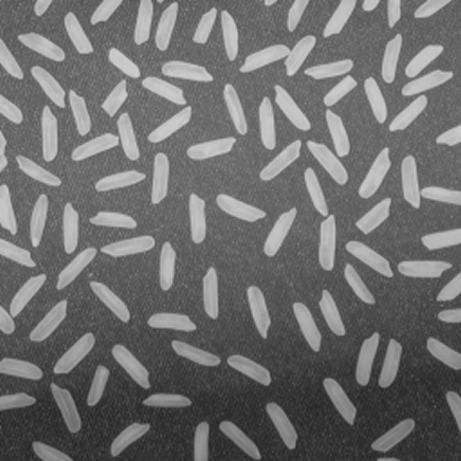
#> input picture tp_2/images_TP1-2/1_wIXlvBeAFtNVgJd49VObgQ.png, 461 x 461 px, found by its file name
$ python index.py
#> lines starting #> are read from the running program, lines starting #| are printed output that depends on the picture; after the words box and inside, x2 and y2 are one past the last pixel; in counts of white or black regions, pixels touching at a corner belong together
# [120 lines of commented-out code are left out]


import cv2
import numpy as np
import matplotlib.pyplot as plt

# Liste des noms de fichiers des images à tester
image_files = [
    '/home/oem/github.com/TRAITEMENT_IMAGES/tp_2/images_TP1-2/1_wIXlvBeAFtNVgJd49VObgQ.png',
    '/home/oem/github.com/TRAITEMENT_IMAGES/tp_2/images_TP1-2/1_wIXlvBeAFtNVgJd49VObgQ.png_Salt_Pepper_Noise1.png',
    '/home/oem/github.com/TRAITEMENT_IMAGES/tp_2/images_TP1-2/1_wIXlvBeAFtNVgJd49VObgQ_sinus.png',
    '/home/oem/github.com/TRAITEMENT_IMAGES/tp_2/images_TP1-2/1_zd6ypc20QAIFMzrbCmJRMg.png'
]

# Bruit gaussien standard
noise_std = 25

# Tailles de noyau pour les filtres
kernel_sizes = [3, 5, 7]

# Boucle sur les images
for image_file in image_files:
    # Charger l'image en niveaux de gris
    image = cv2.imread(image_file, cv2.IMREAD_GRAYSCALE)
#> image is the input picture: shape (461, 461); min 34, max 211, mean 110.8

    # Bruit gaussien ajouté à l'image (pour les tests)
    noise = np.random.normal(0, noise_std, image.shape).astype(np.uint8)
    noisy_image = cv2.add(image, noise)
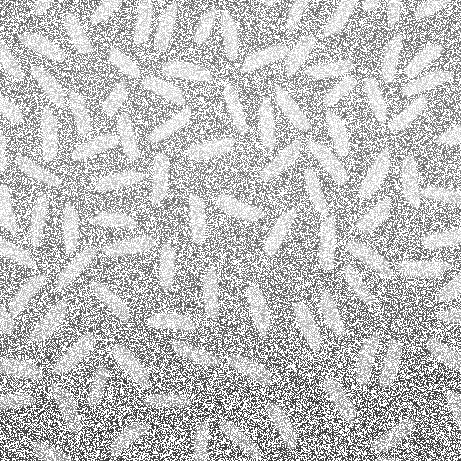
#> noisy_image: shape (461, 461); min 38, max 255, mean 190.1

    # Créer une nouvelle figure pour chaque image
    plt.figure(figsize=(16, 8))
    plt.subplot(2, 8, 1)
    plt.imshow(noisy_image, cmap='gray')
    plt.title('Image bruitée')
    plt.axis('off')

    # Appliquer le filtre moyenneur avec différentes tailles de noyau
    for i, kernel_size in enumerate(kernel_sizes):
        filtered_image = cv2.blur(noisy_image, (kernel_size, kernel_size))
        plt.subplot(2, 8, i + 2)
        plt.imshow(filtered_image, cmap='gray')
        plt.title(f'Filtre Moyenneur {kernel_size}x{kernel_size}')
        plt.axis('off')
#> this loop made 3 passes
#> pass 1, `filtered_image = cv2.blur(noisy_image, (kernel_size, kernel_size))`:
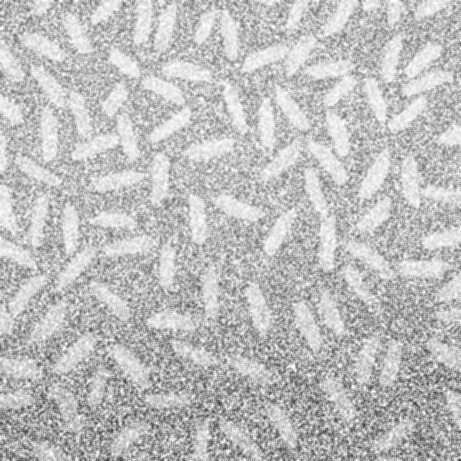
#> filtered_image: shape (461, 461); min 58, max 255, mean 190.2

    # Appliquer le filtre gaussien avec différentes valeurs d'écart type (sigma)
    for i, sigma in enumerate([1, 3, 5]):
        filtered_image = cv2.GaussianBlur(noisy_image, (0, 0), sigmaX=sigma, sigmaY=sigma)
        plt.subplot(2, 8, i + 5)
        plt.imshow(filtered_image, cmap='gray')
        plt.title(f'Filtre Gaussien Sigma {sigma}')
        plt.axis('off')

    # Appliquer le filtre médian avec différentes tailles de noyau
    for i, kernel_size in enumerate(kernel_sizes):
        filtered_image = cv2.medianBlur(noisy_image, kernel_size)
        plt.subplot(2, 8, i + 8)
        plt.imshow(filtered_image, cmap='gray')
        plt.title(f'Filtre Médian {kernel_size}x{kernel_size}')
        plt.axis('off')
#> this loop made 3 passes
#> pass 1, `filtered_image = cv2.medianBlur(noisy_image, kernel_size)`:
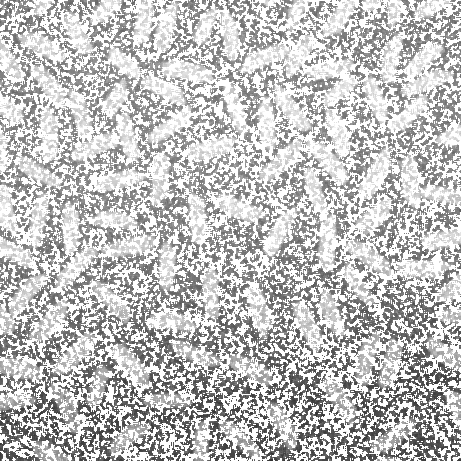
#> filtered_image: shape (461, 461); min 47, max 255, mean 194.7
#> pass 3, `filtered_image = cv2.medianBlur(noisy_image, kernel_size)`:
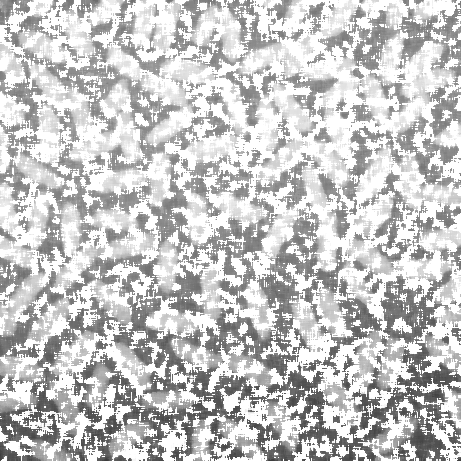
#> filtered_image: shape (461, 461); min 60, max 255, mean 198

    # Appliquer le filtre max (dilation) et min (érosion) avec différentes tailles de noyau
    for i, kernel_size in enumerate(kernel_sizes):
        max_filtered = cv2.dilate(noisy_image, np.ones((kernel_size, kernel_size), np.uint8))
        min_filtered = cv2.erode(noisy_image, np.ones((kernel_size, kernel_size), np.uint8))

        plt.subplot(2, 8, i + 11)
        plt.imshow(max_filtered, cmap='gray')
        plt.title(f'Filtre Max {kernel_size}x{kernel_size}')
        plt.axis('off')

        plt.subplot(2, 8, i + 14)
        plt.imshow(min_filtered, cmap='gray')
        plt.title(f'Filtre Min {kernel_size}x{kernel_size}')
        plt.axis('off')
#> this loop made 3 passes
#> pass 1, `min_filtered = cv2.erode(noisy_image, np.ones((kernel_size, kernel_siz..`:
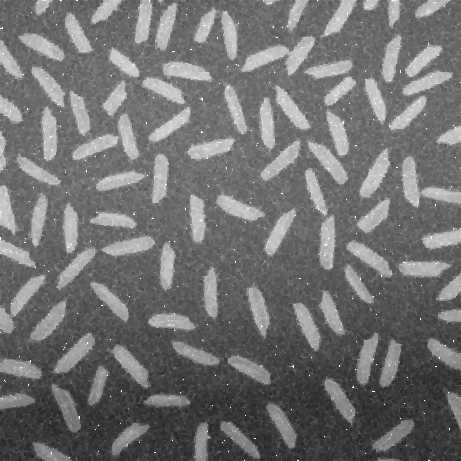
#> min_filtered: shape (461, 461); min 38, max 255, mean 113.1
#> pass 2, `max_filtered = cv2.dilate(noisy_image, np.ones((kernel_size, kernel_si..`:
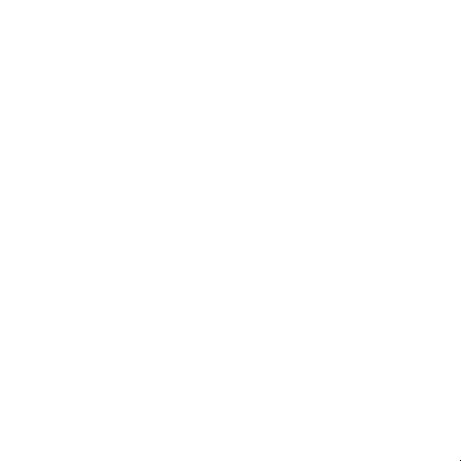
#> max_filtered: shape (461, 461); values 247 (black) and 255 (white), 100% white; black in thin lines or dots, all inside (x1, y1, x2, y2) = (460, 460, 461, 461)

    # Afficher l'image d'origine
    plt.subplot(2, 8, 16)
    plt.imshow(image, cmap='gray')
    plt.title('Image d\'origine')
    plt.axis('off')

    # Ajustement de la disposition des sous-graphiques
    plt.tight_layout()
    plt.show()
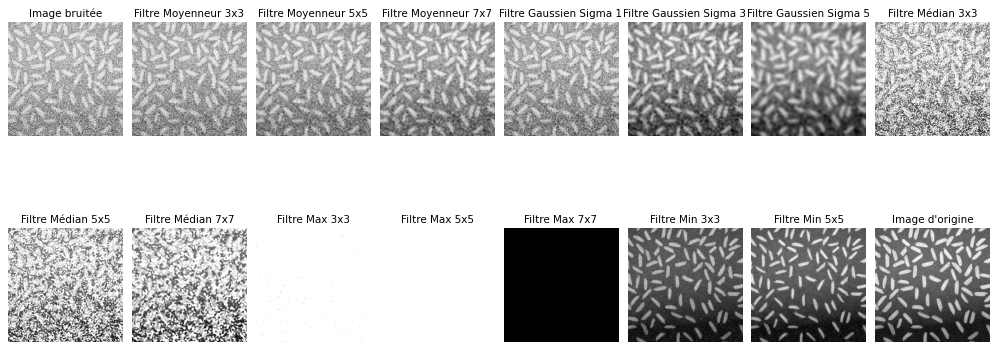
#> figure drawn by matplotlib, 16 panels
#> pass 2 of the loop `for image_file in image_files:`:
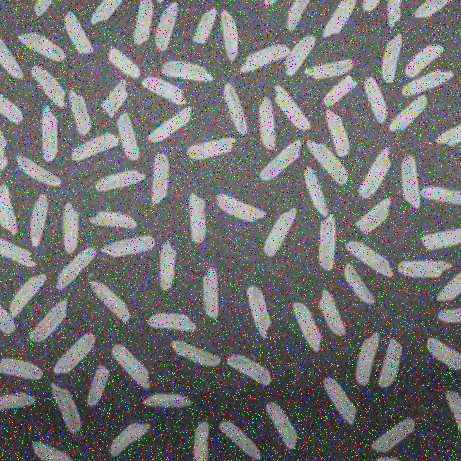
#> input picture tp_2/images_TP1-2/1_wIXlvBeAFtNVgJd49VObgQ.png_Salt_Pepper_Noise1.png, 461 x 461 px, found by its file name
#> the loop `for i, kernel_size in enumerate(kernel_sizes):` made 3 passes
#> pass 1, `max_filtered = cv2.dilate(noisy_image, np.ones((kernel_size, kernel_si..`:
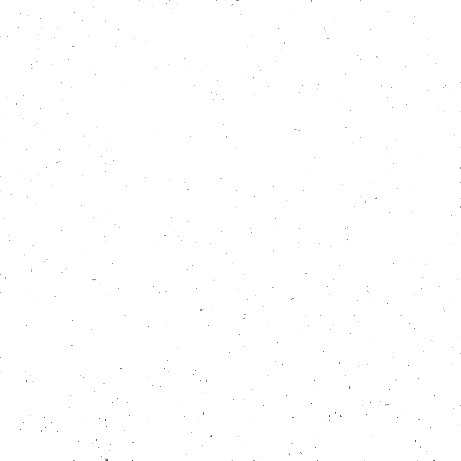
#> max_filtered: shape (461, 461); min 62, max 255, mean 254.8
#> `plt.show()`:
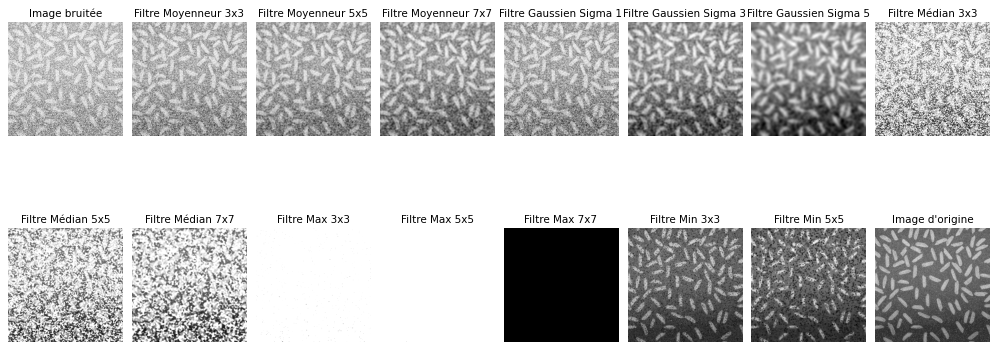
#> figure drawn by matplotlib, 16 panels
#> pass 3 of the loop `for image_file in image_files:`:
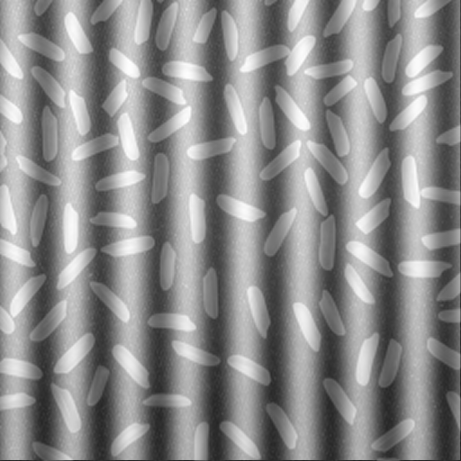
#> input picture tp_2/images_TP1-2/1_wIXlvBeAFtNVgJd49VObgQ_sinus.png, 461 x 461 px, found by its file name
#> image is the input picture: shape (461, 461); min 37, max 255, mean 140.2
#> the loop `for i, kernel_size in enumerate(kernel_sizes):` made 3 passes
#> pass 1, `max_filtered = cv2.dilate(noisy_image, np.ones((kernel_size, kernel_si..`:
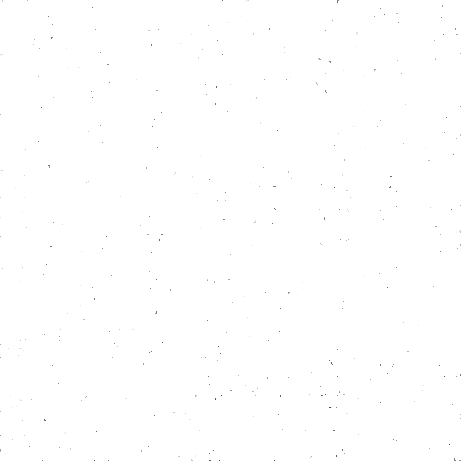
#> max_filtered: shape (461, 461); min 71, max 255, mean 254.8
#> pass 2, `min_filtered = cv2.erode(noisy_image, np.ones((kernel_size, kernel_siz..`:
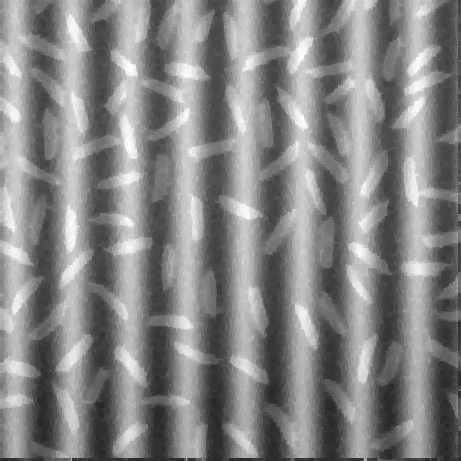
#> min_filtered: shape (461, 461); min 39, max 255, mean 133.7
#> the loop made 4 passes; the first 3 are shown
